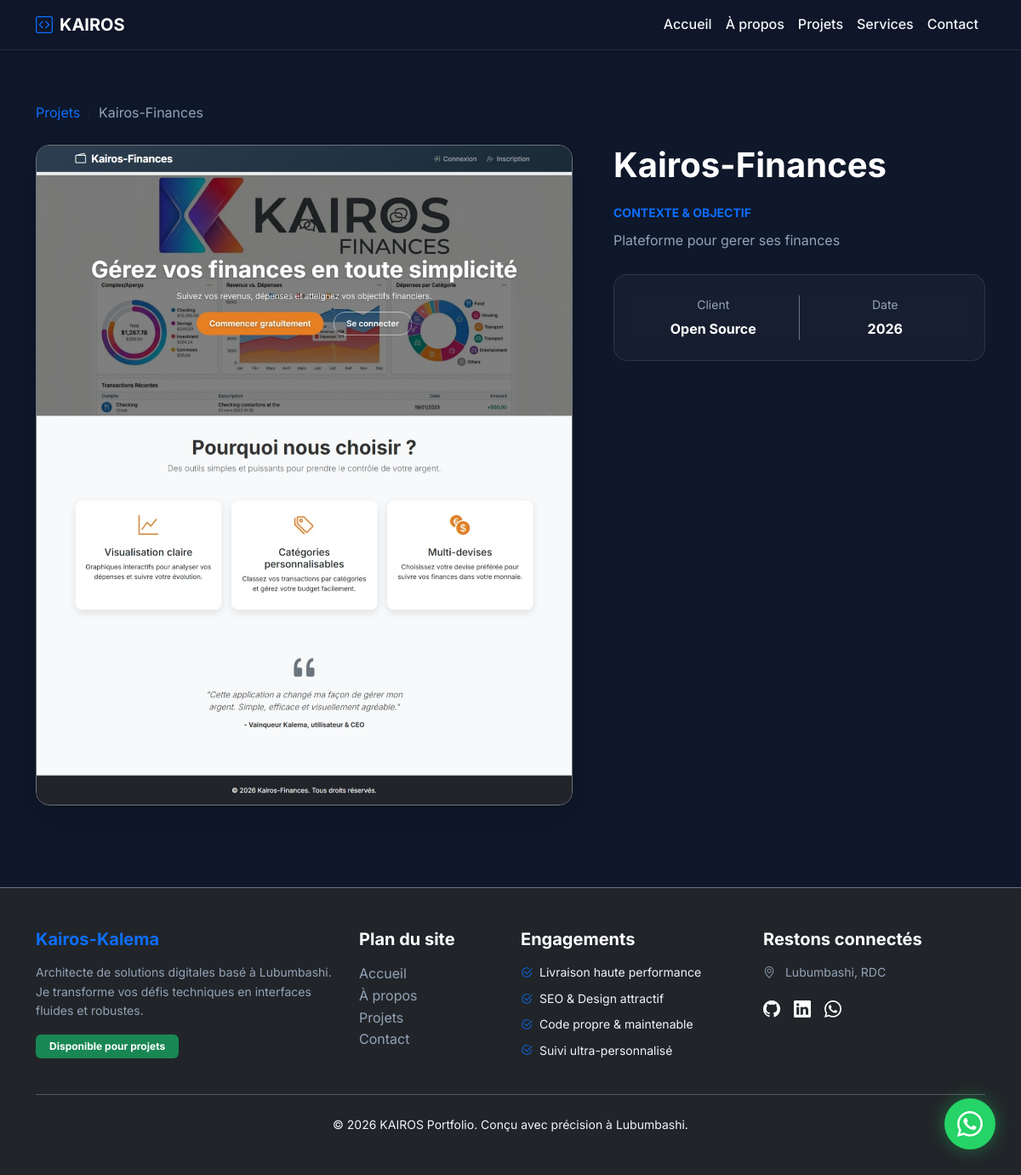
The app's page /project/1 with its own data.
### app/models.py (models this page shows)
class Project(db.Model):
    id = db.Column(db.Integer, primary_key=True)
    title = db.Column(db.String(100), nullable=False)
    description = db.Column(db.Text)
    image = db.Column(db.String(200))
    client = db.Column(db.String(100))
    source_link = db.Column(db.String(200))
    demo_link = db.Column(db.String(200))
    date = db.Column(db.String(20))
    category = db.Column(db.String(50))

### app/main/routes.py (the view)
@bp.route('/project/<int:id>')
def project_detail(id):
    project = Project.query.get_or_404(id)
    return render_template('project_detail.html', project=project)

### app/models.py (called while the page is built)
    @classmethod
    def is_maintenance(cls):
        try:
            config = cls.query.filter_by(key='maintenance_mode').first()
            if config:
                return config.value
            return False
        except Exception:
            return False

### app/utils.py (called while the page is built)
def log_visit(endpoint):
    visit = VisitLog(
        page=request.path,
        ip=request.remote_addr,
        user_agent=request.headers.get('User-Agent')
    )
    db.session.add(visit)
    db.session.commit()

### app/templates/project_detail.html (shortened to what this page needs)
{% extends 'base.html' %}
{% block content %}
<div class="container py-5 fade-up">
    <nav aria-label="breadcrumb" class="mb-4">
        <ol class="breadcrumb">
            <li class="breadcrumb-item"><a href="{{ url_for('main.projects') }}" class="text-primary text-decoration-none">Projets</a></li>
            <li class="breadcrumb-item active text-muted" aria-current="page">{{ project.title }}</li>
        </ol>
    </nav>
    <div class="row g-5">
        <div class="col-lg-7">
            <div class="rounded-4 overflow-hidden border border-secondary shadow-lg">
                <img src="{{ url_for('static', filename='uploads/' + project.image) }}" class="img-fluid w-100" alt="{{ project.title }}">
            </div>
        </div>
        <div class="col-lg-5">
            <h1 class="text-white fw-bold mb-4 display-6">{{ project.title }}</h1>
            <div class="mb-4">
                <h6 class="text-primary text-uppercase small fw-bold mb-2">Contexte & Objectif</h6>
                <p class="text-muted lh-lg">{{ project.description }}</p>
            </div>
            <div class="card bg-black border-secondary p-4 mb-4">
                <div class="row text-center g-3">
                    <div class="col-6 border-end border-secondary">
                        <small class="text-muted d-block mb-1">Client</small>
                        <span class="text-white fw-bold">{{ project.client or 'Open Source' }}</span>
                    </div>
                    <div class="col-6">
                        <small class="text-muted d-block mb-1">Date</small>
                        <span class="text-white fw-bold">{{ project.date or '2026' }}</span>
                    </div>
                </div>
            </div>
        </div>
    </div>
</div>
{% endblock %}

### app/static/css/style.css (style rules this page uses)
:root { --primary: #0d6efd; --primary-glow: rgba(13, 110, 253, 0.25); --dark-bg: #0f172a; --card-bg: rgba(255, 255, 255, 0.03); --border-color: rgba(255, 255, 255, 0.1); --text-main: #f1f5f9; --text-muted: #94a3b8; --success: #10b981; }
body { font-family: 'Inter', sans-serif; color: var(--text-main); background-color: var(--dark-bg); overflow-x: hidden; line-height: 1.6; }
p, li, label, span, div:not(.vscode-footer) { color: var(--text-main); }
h1, h2, h3, h4, h5, h6, .h1, .h2, .h3, .h4, .h5, .h6 { color: #ffffff !important; font-weight: 700; }
.text-muted { color: var(--text-muted) !important; }
.card { background: var(--card-bg) !important; backdrop-filter: blur(12px); border: 1px solid var(--border-color) !important; border-radius: 16px; transition: all 0.4s cubic-bezier(0.175, 0.885, 0.32, 1.275); padding: 20px; }

### records on screen
Project: title "Kairos-Finances", image (picture), description "Plateforme pour gerer ses finances", client "Open Source", date "2026"
